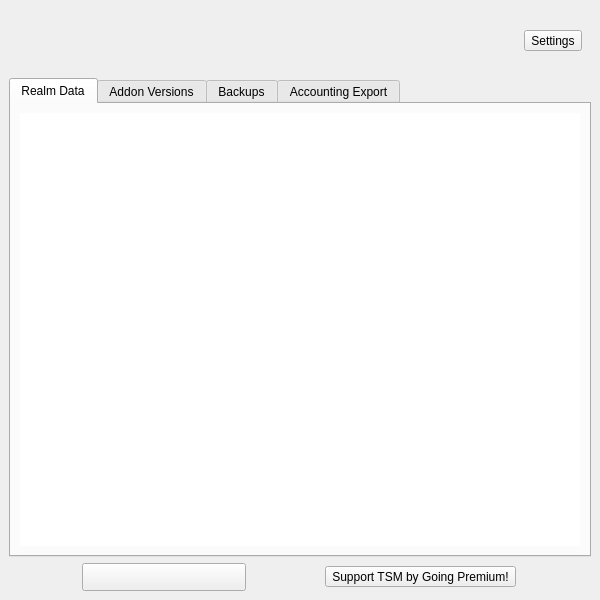
<?xml version="1.0" encoding="UTF-8"?>
<ui version="4.0">
 <class>MainWindow</class>
 <widget class="QMainWindow" name="MainWindow">
  <property name="geometry">
   <rect>
    <x>0</x>
    <y>0</y>
    <width>600</width>
    <height>600</height>
   </rect>
  </property>
  <property name="sizePolicy">
   <sizepolicy hsizetype="Fixed" vsizetype="Fixed">
    <horstretch>0</horstretch>
    <verstretch>0</verstretch>
   </sizepolicy>
  </property>
  <property name="minimumSize">
   <size>
    <width>600</width>
    <height>600</height>
   </size>
  </property>
  <property name="maximumSize">
   <size>
    <width>600</width>
    <height>600</height>
   </size>
  </property>
  <property name="windowTitle">
   <string/>
  </property>
  <property name="windowIcon">
   <iconset resource="../resources/resources.qrc">
    <normaloff>:/resources/logo.ico</normaloff>:/resources/logo.ico</iconset>
  </property>
  <widget class="QWidget" name="centralwidget">
   <layout class="QVBoxLayout" name="verticalLayout">
    <item>
     <widget class="QWidget" name="header" native="true">
      <layout class="QHBoxLayout" name="horizontalLayout">
       <item>
        <widget class="QPushButton" name="pushButton">
         <property name="sizePolicy">
          <sizepolicy hsizetype="Fixed" vsizetype="Fixed">
           <horstretch>0</horstretch>
           <verstretch>0</verstretch>
          </sizepolicy>
         </property>
         <property name="minimumSize">
          <size>
           <width>45</width>
           <height>45</height>
          </size>
         </property>
         <property name="maximumSize">
          <size>
           <width>45</width>
           <height>45</height>
          </size>
         </property>
         <property name="text">
          <string/>
         </property>
         <property name="icon">
          <iconset resource="../resources/resources.qrc">
           <normaloff>:/resources/logo.png</normaloff>:/resources/logo.png</iconset>
         </property>
         <property name="iconSize">
          <size>
           <width>45</width>
           <height>45</height>
          </size>
         </property>
         <property name="flat">
          <bool>true</bool>
         </property>
        </widget>
       </item>
       <item>
        <widget class="QLabel" name="header_text">
         <property name="text">
          <string/>
         </property>
         <property name="alignment">
          <set>Qt::AlignCenter</set>
         </property>
         <property name="openExternalLinks">
          <bool>true</bool>
         </property>
        </widget>
       </item>
       <item>
        <widget class="QToolButton" name="settings_button">
         <property name="text">
          <string>Settings</string>
         </property>
         <property name="icon">
          <iconset resource="../resources/resources.qrc">
           <normaloff>:/resources/settings_icon.png</normaloff>:/resources/settings_icon.png</iconset>
         </property>
         <property name="iconSize">
          <size>
           <width>32</width>
           <height>32</height>
          </size>
         </property>
         <property name="toolButtonStyle">
          <enum>Qt::ToolButtonTextBesideIcon</enum>
         </property>
        </widget>
       </item>
      </layout>
     </widget>
    </item>
    <item>
     <widget class="QTabWidget" name="main_tabs">
      <property name="currentIndex">
       <number>0</number>
      </property>
      <widget class="QWidget" name="addon_data_tab">
       <attribute name="title">
        <string>Realm Data</string>
       </attribute>
       <layout class="QVBoxLayout" name="verticalLayout_2">
        <item>
         <widget class="QTableView" name="sync_status_table">
          <property name="focusPolicy">
           <enum>Qt::NoFocus</enum>
          </property>
          <property name="frameShape">
           <enum>QFrame::NoFrame</enum>
          </property>
          <property name="frameShadow">
           <enum>QFrame::Plain</enum>
          </property>
          <property name="lineWidth">
           <number>0</number>
          </property>
          <property name="editTriggers">
           <set>QAbstractItemView::NoEditTriggers</set>
          </property>
          <property name="tabKeyNavigation">
           <bool>false</bool>
          </property>
          <property name="showDropIndicator" stdset="0">
           <bool>false</bool>
          </property>
          <property name="dragDropOverwriteMode">
           <bool>false</bool>
          </property>
          <property name="alternatingRowColors">
           <bool>true</bool>
          </property>
          <property name="selectionMode">
           <enum>QAbstractItemView::NoSelection</enum>
          </property>
          <property name="selectionBehavior">
           <enum>QAbstractItemView::SelectRows</enum>
          </property>
          <property name="verticalScrollMode">
           <enum>QAbstractItemView::ScrollPerPixel</enum>
          </property>
          <property name="sortingEnabled">
           <bool>true</bool>
          </property>
          <property name="cornerButtonEnabled">
           <bool>false</bool>
          </property>
          <attribute name="horizontalHeaderHighlightSections">
           <bool>false</bool>
          </attribute>
          <attribute name="horizontalHeaderStretchLastSection">
           <bool>true</bool>
          </attribute>
          <attribute name="verticalHeaderVisible">
           <bool>false</bool>
          </attribute>
          <attribute name="verticalHeaderHighlightSections">
           <bool>false</bool>
          </attribute>
         </widget>
        </item>
       </layout>
      </widget>
      <widget class="QWidget" name="addon_versions_tab">
       <attribute name="title">
        <string>Addon Versions</string>
       </attribute>
       <layout class="QVBoxLayout" name="verticalLayout_3">
        <item>
         <widget class="QTableView" name="addon_status_table">
          <property name="focusPolicy">
           <enum>Qt::NoFocus</enum>
          </property>
          <property name="frameShape">
           <enum>QFrame::NoFrame</enum>
          </property>
          <property name="frameShadow">
           <enum>QFrame::Plain</enum>
          </property>
          <property name="lineWidth">
           <number>0</number>
          </property>
          <property name="editTriggers">
           <set>QAbstractItemView::NoEditTriggers</set>
          </property>
          <property name="tabKeyNavigation">
           <bool>false</bool>
          </property>
          <property name="showDropIndicator" stdset="0">
           <bool>false</bool>
          </property>
          <property name="dragDropOverwriteMode">
           <bool>false</bool>
          </property>
          <property name="alternatingRowColors">
           <bool>true</bool>
          </property>
          <property name="selectionMode">
           <enum>QAbstractItemView::NoSelection</enum>
          </property>
          <property name="selectionBehavior">
           <enum>QAbstractItemView::SelectRows</enum>
          </property>
          <property name="verticalScrollMode">
           <enum>QAbstractItemView::ScrollPerPixel</enum>
          </property>
          <property name="sortingEnabled">
           <bool>true</bool>
          </property>
          <property name="cornerButtonEnabled">
           <bool>false</bool>
          </property>
          <attribute name="horizontalHeaderDefaultSectionSize">
           <number>120</number>
          </attribute>
          <attribute name="horizontalHeaderHighlightSections">
           <bool>false</bool>
          </attribute>
          <attribute name="horizontalHeaderMinimumSectionSize">
           <number>120</number>
          </attribute>
          <attribute name="horizontalHeaderStretchLastSection">
           <bool>true</bool>
          </attribute>
          <attribute name="verticalHeaderVisible">
           <bool>false</bool>
          </attribute>
          <attribute name="verticalHeaderHighlightSections">
           <bool>false</bool>
          </attribute>
         </widget>
        </item>
       </layout>
      </widget>
      <widget class="QWidget" name="backup_tab">
       <attribute name="title">
        <string>Backups</string>
       </attribute>
       <layout class="QVBoxLayout" name="verticalLayout_5">
        <item>
         <widget class="QTableView" name="backup_status_table">
          <property name="focusPolicy">
           <enum>Qt::NoFocus</enum>
          </property>
          <property name="frameShape">
           <enum>QFrame::NoFrame</enum>
          </property>
          <property name="frameShadow">
           <enum>QFrame::Plain</enum>
          </property>
          <property name="lineWidth">
           <number>0</number>
          </property>
          <property name="editTriggers">
           <set>QAbstractItemView::NoEditTriggers</set>
          </property>
          <property name="tabKeyNavigation">
           <bool>false</bool>
          </property>
          <property name="showDropIndicator" stdset="0">
           <bool>false</bool>
          </property>
          <property name="dragDropOverwriteMode">
           <bool>false</bool>
          </property>
          <property name="alternatingRowColors">
           <bool>true</bool>
          </property>
          <property name="selectionMode">
           <enum>QAbstractItemView::NoSelection</enum>
          </property>
          <property name="selectionBehavior">
           <enum>QAbstractItemView::SelectRows</enum>
          </property>
          <property name="verticalScrollMode">
           <enum>QAbstractItemView::ScrollPerPixel</enum>
          </property>
          <property name="sortingEnabled">
           <bool>true</bool>
          </property>
          <property name="cornerButtonEnabled">
           <bool>false</bool>
          </property>
          <attribute name="horizontalHeaderDefaultSectionSize">
           <number>120</number>
          </attribute>
          <attribute name="horizontalHeaderHighlightSections">
           <bool>false</bool>
          </attribute>
          <attribute name="horizontalHeaderMinimumSectionSize">
           <number>120</number>
          </attribute>
          <attribute name="horizontalHeaderStretchLastSection">
           <bool>true</bool>
          </attribute>
          <attribute name="verticalHeaderVisible">
           <bool>false</bool>
          </attribute>
          <attribute name="verticalHeaderHighlightSections">
           <bool>false</bool>
          </attribute>
          <attribute name="verticalHeaderMinimumSectionSize">
           <number>23</number>
          </attribute>
         </widget>
        </item>
       </layout>
      </widget>
      <widget class="QWidget" name="accounting_tab">
       <attribute name="title">
        <string>Accounting Export</string>
       </attribute>
       <layout class="QVBoxLayout" name="verticalLayout_4">
        <item>
         <widget class="QLabel" name="label_3">
          <property name="text">
           <string>Here, you can export your TSM_Accounting data to a CSV file which can then be opened with any standard spreadsheet software (i.e. MS Excel, Google Spreadsheets, etc). Simply select the account and realm you'd like to export data for, choose which data you want to export, and then click the button. Each dataset will be saved to a separate .csv file on your desktop.</string>
          </property>
          <property name="wordWrap">
           <bool>true</bool>
          </property>
         </widget>
        </item>
        <item>
         <widget class="Line" name="line">
          <property name="orientation">
           <enum>Qt::Horizontal</enum>
          </property>
         </widget>
        </item>
        <item>
         <layout class="QHBoxLayout" name="horizontalLayout_3">
          <item>
           <widget class="QLabel" name="label">
            <property name="text">
             <string>Account:</string>
            </property>
           </widget>
          </item>
          <item>
           <widget class="QComboBox" name="accounts_dropdown">
            <property name="minimumSize">
             <size>
              <width>150</width>
              <height>0</height>
             </size>
            </property>
           </widget>
          </item>
          <item>
           <spacer name="horizontalSpacer">
            <property name="orientation">
             <enum>Qt::Horizontal</enum>
            </property>
            <property name="sizeHint" stdset="0">
             <size>
              <width>40</width>
              <height>20</height>
             </size>
            </property>
           </spacer>
          </item>
          <item>
           <widget class="QLabel" name="label_2">
            <property name="text">
             <string>Realm:</string>
            </property>
           </widget>
          </item>
          <item>
           <widget class="QComboBox" name="realm_dropdown">
            <property name="minimumSize">
             <size>
              <width>150</width>
              <height>0</height>
             </size>
            </property>
           </widget>
          </item>
         </layout>
        </item>
        <item>
         <widget class="Line" name="line_2">
          <property name="orientation">
           <enum>Qt::Horizontal</enum>
          </property>
         </widget>
        </item>
        <item>
         <layout class="QHBoxLayout" name="horizontalLayout_5">
          <item>
           <widget class="QCheckBox" name="sales_checkbox">
            <property name="text">
             <string>Sales</string>
            </property>
            <property name="checked">
             <bool>true</bool>
            </property>
           </widget>
          </item>
          <item>
           <widget class="QCheckBox" name="purchases_checkbox">
            <property name="text">
             <string>Purchases</string>
            </property>
            <property name="checked">
             <bool>true</bool>
            </property>
           </widget>
          </item>
          <item>
           <widget class="QCheckBox" name="income_checkbox">
            <property name="text">
             <string>Income</string>
            </property>
           </widget>
          </item>
          <item>
           <widget class="QCheckBox" name="expenses_checkbox">
            <property name="text">
             <string>Expenses</string>
            </property>
           </widget>
          </item>
         </layout>
        </item>
        <item>
         <layout class="QHBoxLayout" name="horizontalLayout_4">
          <item>
           <widget class="QCheckBox" name="expired_checkbox">
            <property name="text">
             <string>Expired Auctions</string>
            </property>
           </widget>
          </item>
          <item>
           <widget class="QCheckBox" name="canceled_checkbox">
            <property name="text">
             <string>Canceled Auctions</string>
            </property>
           </widget>
          </item>
         </layout>
        </item>
        <item>
         <widget class="Line" name="line_3">
          <property name="orientation">
           <enum>Qt::Horizontal</enum>
          </property>
         </widget>
        </item>
        <item>
         <widget class="QPushButton" name="export_button">
          <property name="text">
           <string>Export to CSV</string>
          </property>
         </widget>
        </item>
        <item>
         <spacer name="verticalSpacer">
          <property name="orientation">
           <enum>Qt::Vertical</enum>
          </property>
          <property name="sizeHint" stdset="0">
           <size>
            <width>20</width>
            <height>40</height>
           </size>
          </property>
         </spacer>
        </item>
       </layout>
      </widget>
     </widget>
    </item>
    <item>
     <layout class="QHBoxLayout" name="horizontalLayout_2">
      <item>
       <widget class="QPushButton" name="twitter_button">
        <property name="sizePolicy">
         <sizepolicy hsizetype="Fixed" vsizetype="Fixed">
          <horstretch>0</horstretch>
          <verstretch>0</verstretch>
         </sizepolicy>
        </property>
        <property name="minimumSize">
         <size>
          <width>164</width>
          <height>28</height>
         </size>
        </property>
        <property name="maximumSize">
         <size>
          <width>164</width>
          <height>28</height>
         </size>
        </property>
        <property name="text">
         <string/>
        </property>
        <property name="icon">
         <iconset resource="../resources/resources.qrc">
          <normaloff>:/resources/twitter.png</normaloff>:/resources/twitter.png</iconset>
        </property>
        <property name="iconSize">
         <size>
          <width>164</width>
          <height>28</height>
         </size>
        </property>
       </widget>
      </item>
      <item>
       <widget class="QToolButton" name="premium_button">
        <property name="text">
         <string>Support TSM by Going Premium!</string>
        </property>
       </widget>
      </item>
     </layout>
    </item>
   </layout>
  </widget>
 </widget>
 <resources>
  <include location="../resources/resources.qrc"/>
 </resources>
 <connections/>
</ui>
